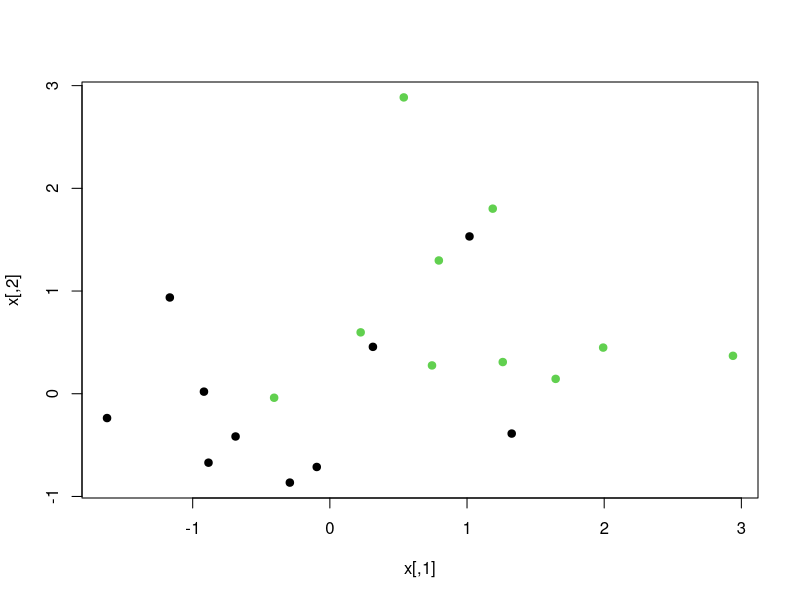
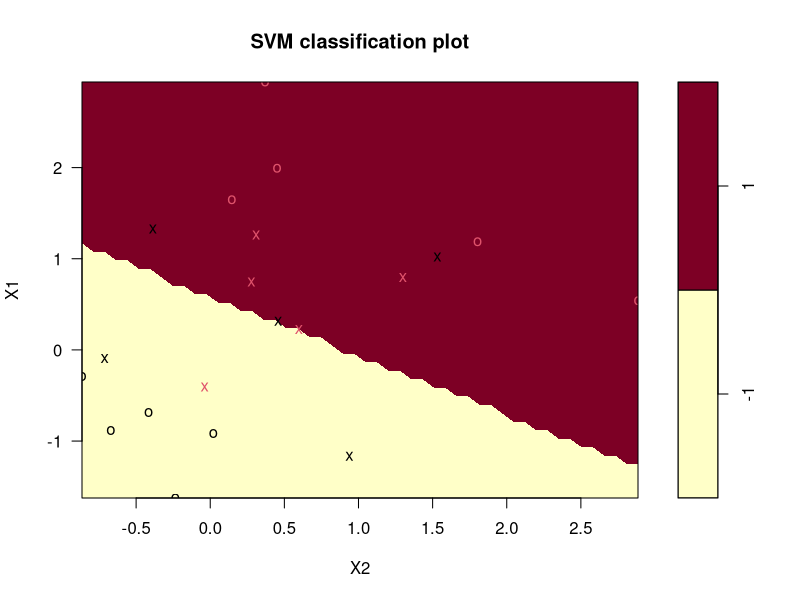

These charts were generated, in order, by the following R code:
## ---- chunk 1
set.seed(10023)
#generating data
#a matrix with 20 rows and 2 columns
x=matrix(rnorm(40),20,2)
x
y=rep(c(-1,1),c(10,10))
x[y==1,]=x[y==1,]+1 #2 classes are [-1,1]

#plotting the points
plot(x,col=y+2,pch=19)

## ---- chunk 2
require(e1071)
#converting to a data frame
data<-data.frame(x,y=as.factor(y))
head(data)

svm<-svm(y ~ .,data=data,kernel="linear",cost=10,scale = F)
#here cost 'c' is a tuning parameter .The larger it is more stable the margin becomes, it is like a Regularization parameter 
svm
#so we have 10 support vectors
svm$fitted #to find the fitted values

#Confusion Matrix of Fitted values and Actual values
table(Predicted=svm$fitted,Actual=y)

#accuracy on Training Set
mean(svm$fitted==y)*100 #has 80 % accuracy on Training Set

#plotting
plot(svm,data)
## ---- chunk 3
#First Making Grids using a function
make.grid<-function(x,n=75) {
  grange=apply(x,2,range)
  x1=seq(from=grange[1,1],to=grange[2,1],length=n)
  x2=seq(from=grange[1,2],to=grange[2,2],length=n)
  expand.grid(X1=x1,X2=x2) #it makes a Lattice for us
}

